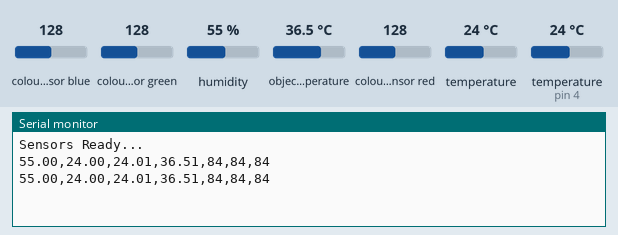
A sketch run on a simulated Arduino Uno, built with avr-gcc and run on an emulated ATmega328P. Shown: the last lines printed to the serial monitor. The inputs (shaded band) are chosen by the test bench; at power-on: colour sensor blue 128, humidity 55 %, colour sensor green 128, temperature (sensor on pin 4) 24 °C, object temperature 36.5 °C, colour sensor red 128, temperature 24 °C.

Above: at 2.9 s.
3.0 s: colour sensor blue set to 5
At 5.4 s:
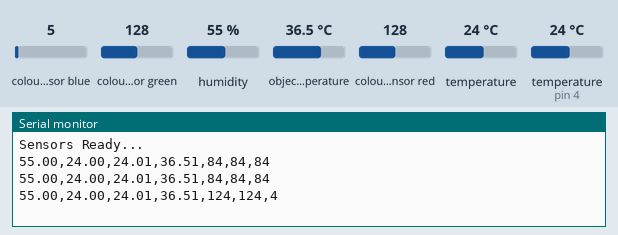
5.8 s: humidity set to 22 %
At 7.5 s:
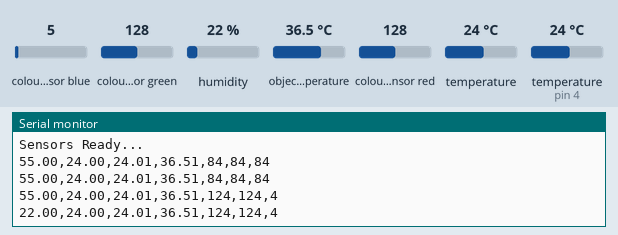
8.6 s: colour sensor green set to 5
At 11.2 s:
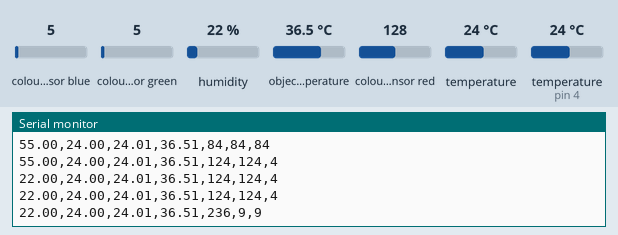
11.4 s: temperature (sensor on pin 4) set to 12 °C
At 13.4 s:
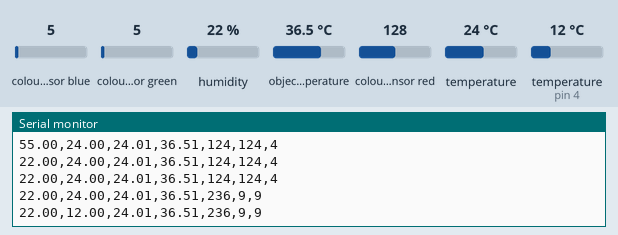
14.2 s: object temperature set to 20 °C
At 15.4 s:
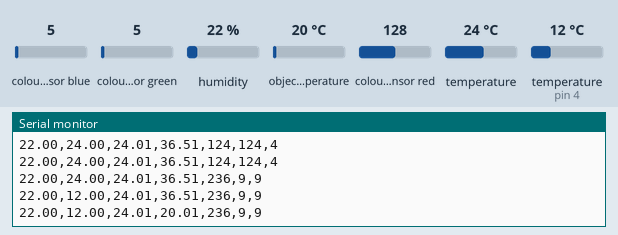
17.0 s: colour sensor red set to 5
At 19.3 s:
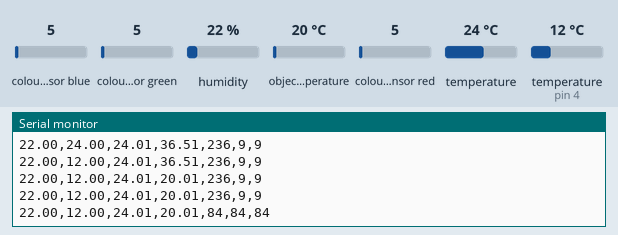
Timing chart, 0 to 20.8 s (numbered marks = the images above; inputs shaded):
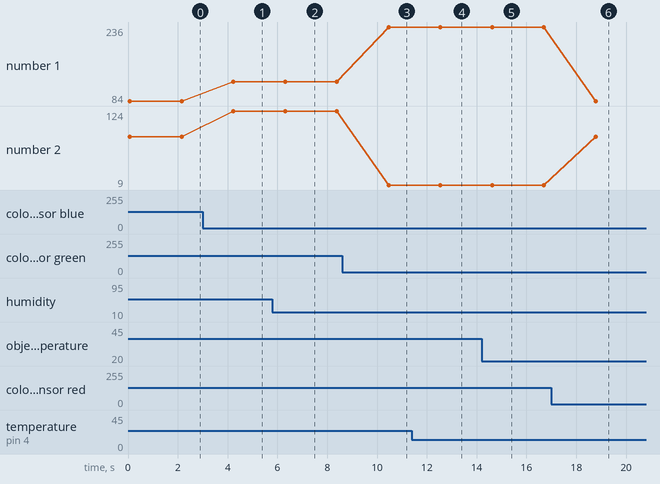

Measured:
- after the input at 3.0 s, the serial monitor: prints a new line after 1.2 s (image 1)
- after the input at 5.8 s, the serial monitor: prints a new line after 0.51 s (image 2)
- after the input at 8.6 s, the serial monitor: prints a new line after 1.9 s (image 3)
- after the input at 11.4 s, the serial monitor: prints a new line after 1.1 s (image 4)
- after the input at 14.2 s, the serial monitor: prints a new line after 0.42 s (image 5)
- after the input at 17.0 s, the serial monitor: prints a new line after 1.8 s (image 6)
- plotted number 1: 84 → 124 after the input at 3.0 s, 124 → 236 after the input at 8.6 s, 236 → 84 after the input at 17.0 s
- plotted number 2: 84 → 124 after the input at 3.0 s, 124 → 9 after the input at 8.6 s, 9 → 84 after the input at 17.0 s

The sketch:

smart_glove.ino.ino
```cpp
#include <Wire.h>
#include "DHT.h"
#include <Adafruit_MLX90614.h>
#include <Adafruit_TCS34725.h>

// ---------------- DHT11 ----------------
#define DHTPIN 4
#define DHTTYPE DHT11
DHT dht(DHTPIN, DHTTYPE);

// ---------------- IR TEMP ----------------
Adafruit_MLX90614 mlx = Adafruit_MLX90614();

// ---------------- COLOR SENSOR ----------------
Adafruit_TCS34725 tcs = Adafruit_TCS34725(
  TCS34725_INTEGRATIONTIME_50MS,
  TCS34725_GAIN_4X
);

void setup()
{
  Serial.begin(115200);

  dht.begin();
  mlx.begin();

  if (!tcs.begin())
  {
    Serial.println("TCS34725 NOT found");
    while (1);
  }

  // LED ON for proper color detection
  tcs.setInterrupt(false);

  Serial.println("Sensors Ready...");
}

void loop()
{
  // -------- DHT11 --------
  float humidity = dht.readHumidity();
  float dhtTemp = dht.readTemperature();

  // -------- MLX90614 --------
  float ambientTemp = mlx.readAmbientTempC();
  float objectTemp = mlx.readObjectTempC();

  // -------- COLOR SENSOR --------
  uint16_t r, g, b, c;
  tcs.getRawData(&r, &g, &b, &c);

  // 🔥 IMPORTANT: Normalize using clear channel (better accuracy)
  float sum = c;
  float red = 0, green = 0, blue = 0;

  if (sum > 0)
  {
    red = (float)r / sum * 255.0;
    green = (float)g / sum * 255.0;
    blue = (float)b / sum * 255.0;
  }

  // -------- SERIAL OUTPUT (for VS Code) --------
  Serial.print(humidity); Serial.print(",");
  Serial.print(dhtTemp); Serial.print(",");
  Serial.print(ambientTemp); Serial.print(",");
  Serial.print(objectTemp); Serial.print(",");
  Serial.print((int)red); Serial.print(",");
  Serial.print((int)green); Serial.print(",");
  Serial.println((int)blue);

  delay(2000);
}
```
